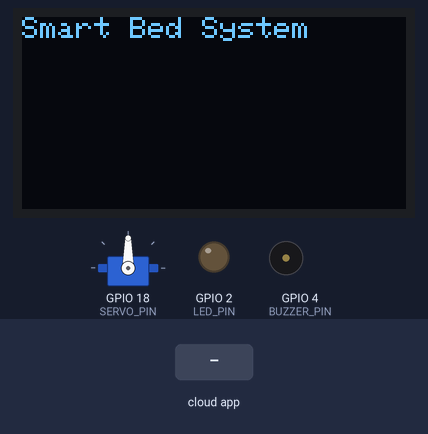
Bench run of a sketch on a simulated ESP32. Parts: servo, 128×64 one-colour display, output pins drawn as LEDs (lit = HIGH), buzzer (waves = sounding, pin HIGH). The inputs (shaded band) are chosen by the test bench. What the sketch prints to the serial monitor is not drawn.

Above: at 2.7 s.
2.8 s: the phone or cloud app sets bed-angle to 0
At 3.6 s:
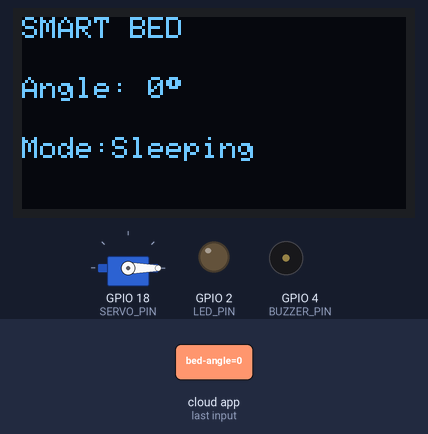
4.3 s: the phone or cloud app sets bed-angle to 1
At 5.8 s:
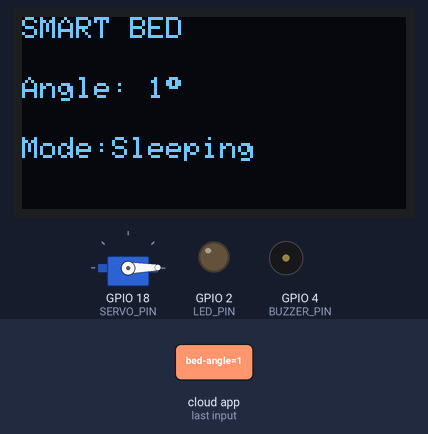
Timing chart, 0 to 7.3 s (numbered marks = the images above; inputs shaded):
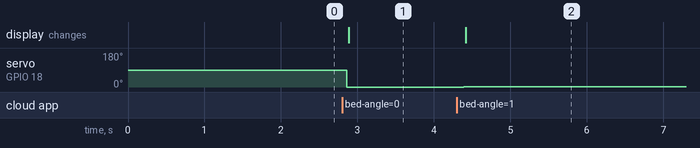

Measured:
- after the input at 2.8 s, servo on GPIO 18 (SERVO_PIN): 90° → 0° after 0.06 s; the display: changes after 0.09 s (image 1)
- after the input at 4.3 s, servo on GPIO 18 (SERVO_PIN): 0° → 1° after 0.09 s; the display: changes after 0.12 s (image 2)

The sketch:

sketch.ino
```cpp
#include "AdafruitIO_WiFi.h"
#include <ESP32Servo.h>
#include <Wire.h>
#include <Adafruit_GFX.h>
#include <Adafruit_SSD1306.h>


// Adafruit IO Credentials


#define IO_USERNAME "username"
#define IO_KEY "key"


// Adafruit IO Connection


AdafruitIO_WiFi io(
  IO_USERNAME,
  IO_KEY,
  "Wokwi-GUEST",
  ""
);

// Feeds
AdafruitIO_Feed *bedAngle = io.feed("bed-angle");
AdafruitIO_Feed *bedMode  = io.feed("bed-mode");


// OLED


#define SCREEN_WIDTH 128
#define SCREEN_HEIGHT 64

Adafruit_SSD1306 display(
  SCREEN_WIDTH,
  SCREEN_HEIGHT,
  &Wire,
  -1
);


// Pins


#define SERVO_PIN 18
#define LED_PIN 2
#define BUZZER_PIN 4

Servo bedServo;

int currentAngle = 0;
String currentMode = "Sleeping";


// Feed Callback


void handleBedAngle(AdafruitIO_Data *data) {

  currentAngle = data->toInt();

  // Move Servo
  bedServo.write(currentAngle);

  // Determine Mode
  if (currentAngle <= 20) {
    currentMode = "Sleeping";

    digitalWrite(LED_PIN, LOW);
    digitalWrite(BUZZER_PIN, LOW);
  }
  else if (currentAngle <= 60) {
    currentMode = "Breathing Support";

    digitalWrite(LED_PIN, HIGH);
    digitalWrite(BUZZER_PIN, LOW);
  }
  else {
    currentMode = "Emergency";

    digitalWrite(LED_PIN, HIGH);

    tone(BUZZER_PIN, 1000);
    delay(300);
    noTone(BUZZER_PIN);
  }

  // Update Feed
  bedMode->save(currentMode);

  // Update OLED
  display.clearDisplay();

  display.setTextSize(1);
  display.setCursor(0, 0);
  display.println("SMART BED");

  display.setCursor(0, 20);
  display.print("Angle: ");
  display.print(currentAngle);
  display.println((char)247);

  display.setCursor(0, 40);
  display.print("Mode:");
  display.println(currentMode);

  display.display();

  Serial.print("Angle: ");
  Serial.print(currentAngle);

  Serial.print(" | Mode: ");
  Serial.println(currentMode);
}


// Setup


void setup() {

  Serial.begin(115200);

  pinMode(LED_PIN, OUTPUT);
  pinMode(BUZZER_PIN, OUTPUT);

  bedServo.attach(SERVO_PIN);

  if (!display.begin(SSD1306_SWITCHCAPVCC, 0x3C)) {
    Serial.println("OLED Failed");
    while (true);
  }

  display.clearDisplay();
  display.setTextSize(1);
  display.setTextColor(SSD1306_WHITE);

  display.setCursor(0, 0);
  display.println("Smart Bed System");
  display.display();

  // Feed callback
  bedAngle->onMessage(handleBedAngle);

  Serial.println("Connecting to Adafruit IO...");

  io.connect();

  while (io.status() < AIO_CONNECTED) {
  Serial.print(".");
  delay(500);
}

  Serial.println();
  Serial.println("Connected!");

  bedAngle->get();
}


// Loop


void loop() {
  io.run();
}
```
